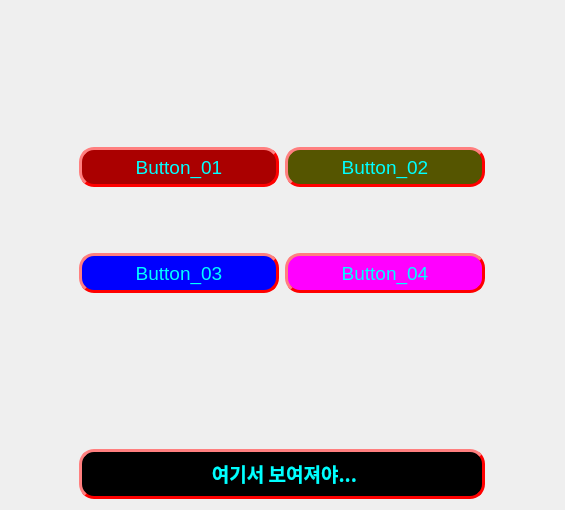
<?xml version="1.0" encoding="UTF-8"?>
<ui version="4.0">
 <class>Dialog</class>
 <widget class="QDialog" name="Dialog">
  <property name="geometry">
   <rect>
    <x>0</x>
    <y>0</y>
    <width>565</width>
    <height>510</height>
   </rect>
  </property>
  <property name="windowTitle">
   <string>Dialog</string>
  </property>
  <layout class="QGridLayout" name="gridLayout">
   <item row="4" column="0">
    <spacer name="verticalSpacer">
     <property name="orientation">
      <enum>Qt::Vertical</enum>
     </property>
     <property name="sizeType">
      <enum>QSizePolicy::Preferred</enum>
     </property>
     <property name="sizeHint" stdset="0">
      <size>
       <width>20</width>
       <height>150</height>
      </size>
     </property>
    </spacer>
   </item>
   <item row="3" column="0">
    <layout class="QHBoxLayout" name="horizontalLayout_2">
     <item>
      <widget class="QPushButton" name="btn_03">
       <property name="maximumSize">
        <size>
         <width>200</width>
         <height>40</height>
        </size>
       </property>
       <property name="font">
        <font>
         <pointsize>14</pointsize>
        </font>
       </property>
       <property name="styleSheet">
        <string notr="true">QPushButton::hover
{
color: rgb(0, 0, 0);
background-color : lightgreen;
border-style: outset;
border-width: 3px;
border-radius: 15px;
border-color: rgb(255, 0, 0);
padding: 2px;
}
QPushButton
{
color: rgb(0, 255, 255);
	background-color: rgb(0, 0, 255);
border-style: outset;
border-width: 3px;
border-radius: 15px;
border-color: rgb(255, 0, 0);
padding: 2px;
}</string>
       </property>
       <property name="text">
        <string>Button_03</string>
       </property>
      </widget>
     </item>
     <item>
      <widget class="QPushButton" name="btn_04">
       <property name="minimumSize">
        <size>
         <width>200</width>
         <height>40</height>
        </size>
       </property>
       <property name="maximumSize">
        <size>
         <width>200</width>
         <height>40</height>
        </size>
       </property>
       <property name="font">
        <font>
         <pointsize>14</pointsize>
        </font>
       </property>
       <property name="styleSheet">
        <string notr="true">QPushButton::hover
{
color: rgb(0, 0, 0);
background-color : lightgreen;
border-style: outset;
border-width: 3px;
border-radius: 15px;
border-color: rgb(255, 0, 0);
padding: 2px;
}
QPushButton
{
color: rgb(0, 255, 255);
background-color: rgb(255, 0, 255);
border-style: outset;
border-width: 3px;
border-radius: 15px;
border-color: rgb(255, 0, 0);
padding: 2px;
}</string>
       </property>
       <property name="text">
        <string>Button_04</string>
       </property>
      </widget>
     </item>
    </layout>
   </item>
   <item row="2" column="0">
    <spacer name="verticalSpacer_3">
     <property name="orientation">
      <enum>Qt::Vertical</enum>
     </property>
     <property name="sizeType">
      <enum>QSizePolicy::Preferred</enum>
     </property>
     <property name="sizeHint" stdset="0">
      <size>
       <width>20</width>
       <height>60</height>
      </size>
     </property>
    </spacer>
   </item>
   <item row="1" column="0">
    <layout class="QHBoxLayout" name="horizontalLayout">
     <item>
      <widget class="QPushButton" name="btn_01">
       <property name="minimumSize">
        <size>
         <width>200</width>
         <height>40</height>
        </size>
       </property>
       <property name="maximumSize">
        <size>
         <width>200</width>
         <height>40</height>
        </size>
       </property>
       <property name="font">
        <font>
         <pointsize>14</pointsize>
        </font>
       </property>
       <property name="styleSheet">
        <string notr="true">QPushButton::hover
{
color: rgb(0, 0, 0);
background-color : lightgreen;
border-style: outset;
border-width: 3px;
border-radius: 15px;
border-color: rgb(255, 0, 0);
padding: 2px;
}
QPushButton
{
color: rgb(0, 255, 255);
background-color: rgb(170, 0, 0);
border-style: outset;
border-width: 3px;
border-radius: 15px;
border-color: rgb(255, 0, 0);
padding: 2px;
}</string>
       </property>
       <property name="text">
        <string>Button_01</string>
       </property>
      </widget>
     </item>
     <item>
      <widget class="QPushButton" name="btn_02">
       <property name="minimumSize">
        <size>
         <width>200</width>
         <height>40</height>
        </size>
       </property>
       <property name="maximumSize">
        <size>
         <width>200</width>
         <height>40</height>
        </size>
       </property>
       <property name="font">
        <font>
         <pointsize>14</pointsize>
        </font>
       </property>
       <property name="styleSheet">
        <string notr="true">QPushButton::hover
{
color: rgb(0, 0, 0);
background-color : lightgreen;
border-style: outset;
border-width: 3px;
border-radius: 15px;
border-color: rgb(255, 0, 0);
padding: 2px;
}
QPushButton
{
color: rgb(0, 255, 255);
	background-color: rgb(85, 85, 0);
border-style: outset;
border-width: 3px;
border-radius: 15px;
border-color: rgb(255, 0, 0);
padding: 2px;
}</string>
       </property>
       <property name="text">
        <string>Button_02</string>
       </property>
      </widget>
     </item>
    </layout>
   </item>
   <item row="0" column="0">
    <spacer name="verticalSpacer_2">
     <property name="orientation">
      <enum>Qt::Vertical</enum>
     </property>
     <property name="sizeHint" stdset="0">
      <size>
       <width>20</width>
       <height>40</height>
      </size>
     </property>
    </spacer>
   </item>
   <item row="5" column="0">
    <widget class="QLabel" name="label">
     <property name="minimumSize">
      <size>
       <width>0</width>
       <height>50</height>
      </size>
     </property>
     <property name="font">
      <font>
       <family>궁서</family>
       <pointsize>14</pointsize>
      </font>
     </property>
     <property name="styleSheet">
      <string notr="true">QLabel::hover
{
color: rgb(0, 0, 0);
background-color : lightgreen;
border-style: outset;
border-width: 3px;
border-radius: 15px;
border-color: rgb(255, 0, 0);
padding: 2px;
}
QLabel
{
color: rgb(0, 255, 255);
background-color: rgb(0, 0, 0);
border-style: outset;
border-width: 3px;
border-radius: 15px;
border-color: rgb(255, 0, 0);
padding: 2px;
}</string>
     </property>
     <property name="text">
      <string>&lt;html&gt;&lt;head/&gt;&lt;body&gt;&lt;p align=&quot;center&quot;&gt;&lt;span style=&quot; font-weight:700;&quot;&gt;여기서 보여져야...&lt;/span&gt;&lt;/p&gt;&lt;/body&gt;&lt;/html&gt;</string>
     </property>
    </widget>
   </item>
  </layout>
 </widget>
 <resources/>
 <connections/>
</ui>
